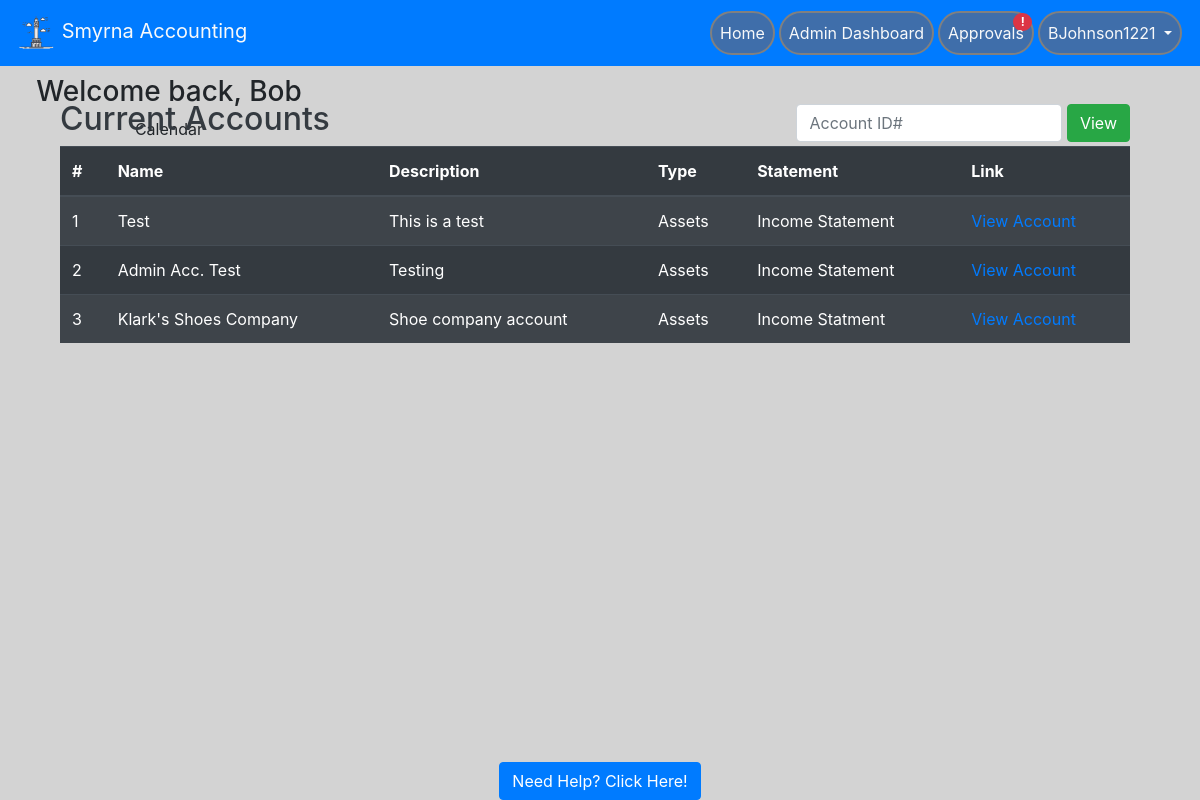
Page / (signed in) on the earlier database version.
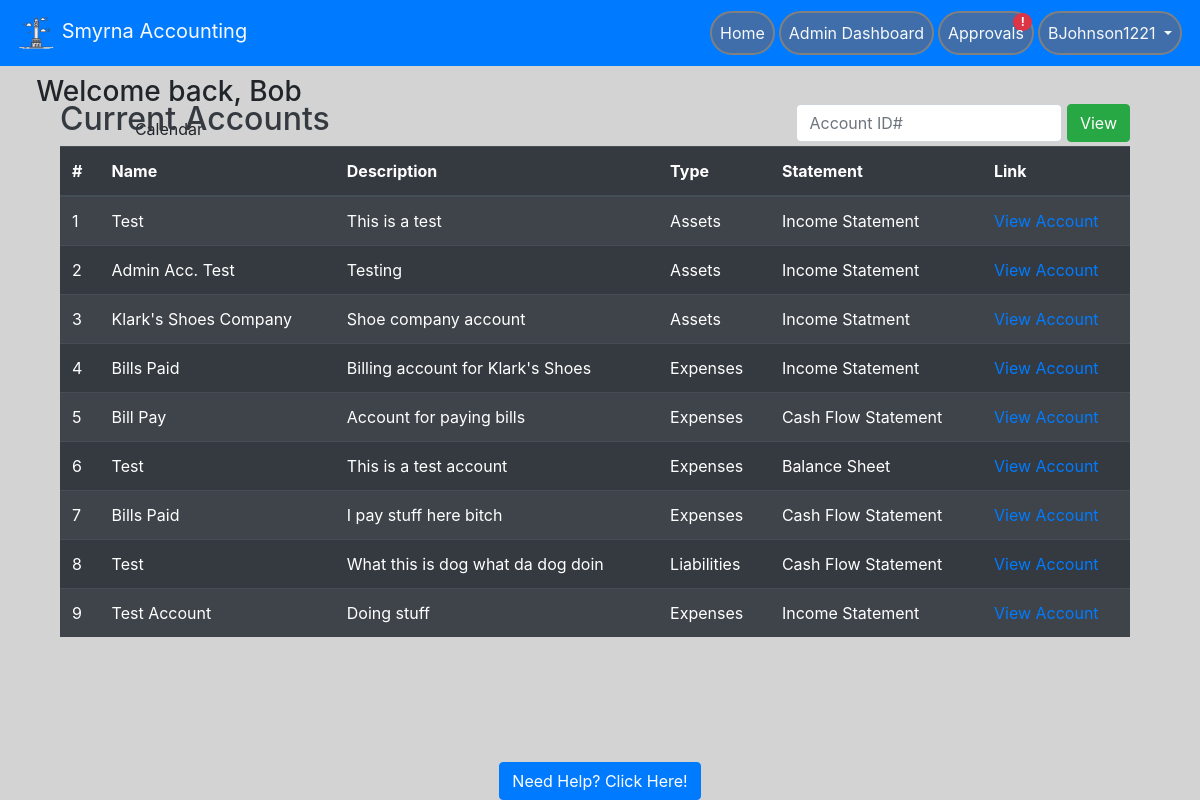
Same page on the later database version.
### website/models.py (models this page shows, shortened)
class Account(db.Model):
    acc_num = db.Column(db.Integer, primary_key=True)  # unique identifier. Needs adjusting
    user_id = db.Column(db.Integer, db.ForeignKey(User.id), nullable=False)
    acc_name = db.Column(db.String(150), unique=True)
    acc_desc = db.Column(db.String(150))
    acc_cat = db.Column(db.String(150))
    init_bal = db.Column(db.Float)
    acc_statement = db.Column(db.String(150))
    entries = db.relationship("Ledger", backref='entries', lazy=True)

### website/views.py (the view)
@views.route('/', methods =['GET', 'POST'])
@login_required
def home():
    if request.method == 'POST':
        global ACC_ID
        ACC_ID = request.form.get('searchBar')
        return redirect(url_for('auth.view_account'))
    return render_template("home.html", user=current_user,  acc_query=Account.query.join(User),
                           usracc=Account.query.join(User).filter(User.id == current_user.id))

### website/__init__.py (called while the page is built)
def create_app():
    app = Flask(__name__)
    app.config['SECRET_KEY'] = 'this is the secret key'
    app.config['SQLALCHEMY_DATABASE_URI'] = f'sqlite:///{DB_NAME}'
    db.init_app(app)
    app.config['MAIL_SERVER'] = 'smtp.gmail.com'
    app.config['MAIL_PORT'] = 465
    app.config['MAIL_USE_SSL'] = True
    app.config['MAIL_USERNAME'] = 'brandondunson15@gmail.com'
    app.config['MAIL_PASSWORD'] = 'Panopticon0987!@'
    mail.init_app(app)
    from .views import views
    from .auth import auth
    app.register_blueprint(views, url_prefix='/')
    app.register_blueprint(auth, url_prefix='/')
    from .models import User
    create_database(app)
    login_manager = LoginManager()
    login_manager.login_view = 'auth.login'
    login_manager.init_app(app)
    @login_manager.user_loader
    def load_user(id):
        return User.query.get(int(id))
    return app

### website/templates/home.html (shortened to what this page needs)
{% extends "base.html" %}
{%block content%}
<div class="prof-container">
    <h3 class="pl-2 text-center"> Welcome back, {{current_user.firstName}}</h3>
    <p class=" text-center pl-2">Calendar</p>
    <div class="cal">
    </div>
</div>
    {% if user.hasMan or user.hasAdmin %}
    <div class="container text-light pb-2" style="position: absolute; top: 100px; width: 1100px;">
        <form class ="form-inline" method="POST">
          <h2 class="text-dark">Current Accounts</h2>
            <div class="ml-auto">
             <input type="search" name="searchBar" class="form-control pr-1" placeholder="Account ID#"
                list = "userData" />
              <button class="btn btn-success" type="submit">View</button>
          </div>
        </form>
        <div>
          <table class="table table-striped table-dark">
            <thead>
              <tr>
                <th scope="col">#</th>
                <th scope="col">Name</th>
                <th scope="col">Description</th>
                <th scope="col">Type</th>
                <th scope="col">Statement</th>
                <th scope="col">Link</th>
              </tr>
            </thead>
            <tbody style="overflow-y: scroll;">
              {% for account in acc_query %}
              <tr id="rowz">
                <td><a id = "link" style="color: white;" >{{account.acc_num}}</a></td>
                <td>{{account.acc_name}}</td>
                <td>{{account.acc_desc}}</td>
                <td>{{account.acc_cat}}</td>
                <td>{{account.acc_statement}}</td>
                <td><a href="/accountView/{{account.acc_num}}" class="link-info">View Account</a></td>
              </tr>
              {% endfor %}
            </tbody>
          </table>
        </div>
      </div>
    {% endif %}
{% endblock %}

Differences in the rows shown:
added Account: acc_num "4", acc_name "Bills Paid", acc_desc "Billing account for Klark's Shoes", acc_cat "Expenses", acc_statement "Income Statement"
added Account: acc_num "5", acc_name "Bill Pay", acc_desc "Account for paying bills", acc_cat "Expenses", acc_statement "Cash Flow Statement"
added Account: acc_num "6", acc_name "Test", acc_desc "This is a test account", acc_cat "Expenses", acc_statement "Balance Sheet"
added Account: acc_num "7", acc_name "Bills Paid", acc_desc "I pay stuff here bitch", acc_cat "Expenses", acc_statement "Cash Flow Statement"
added Account: acc_num "8", acc_name "Test", acc_desc "What this is dog what da dog doin", acc_cat "Liabilities", acc_statement "Cash Flow Statement"
added Account: acc_num "9", acc_name "Test Account", acc_desc "Doing stuff", acc_cat "Expenses", acc_statement "Income Statement"
